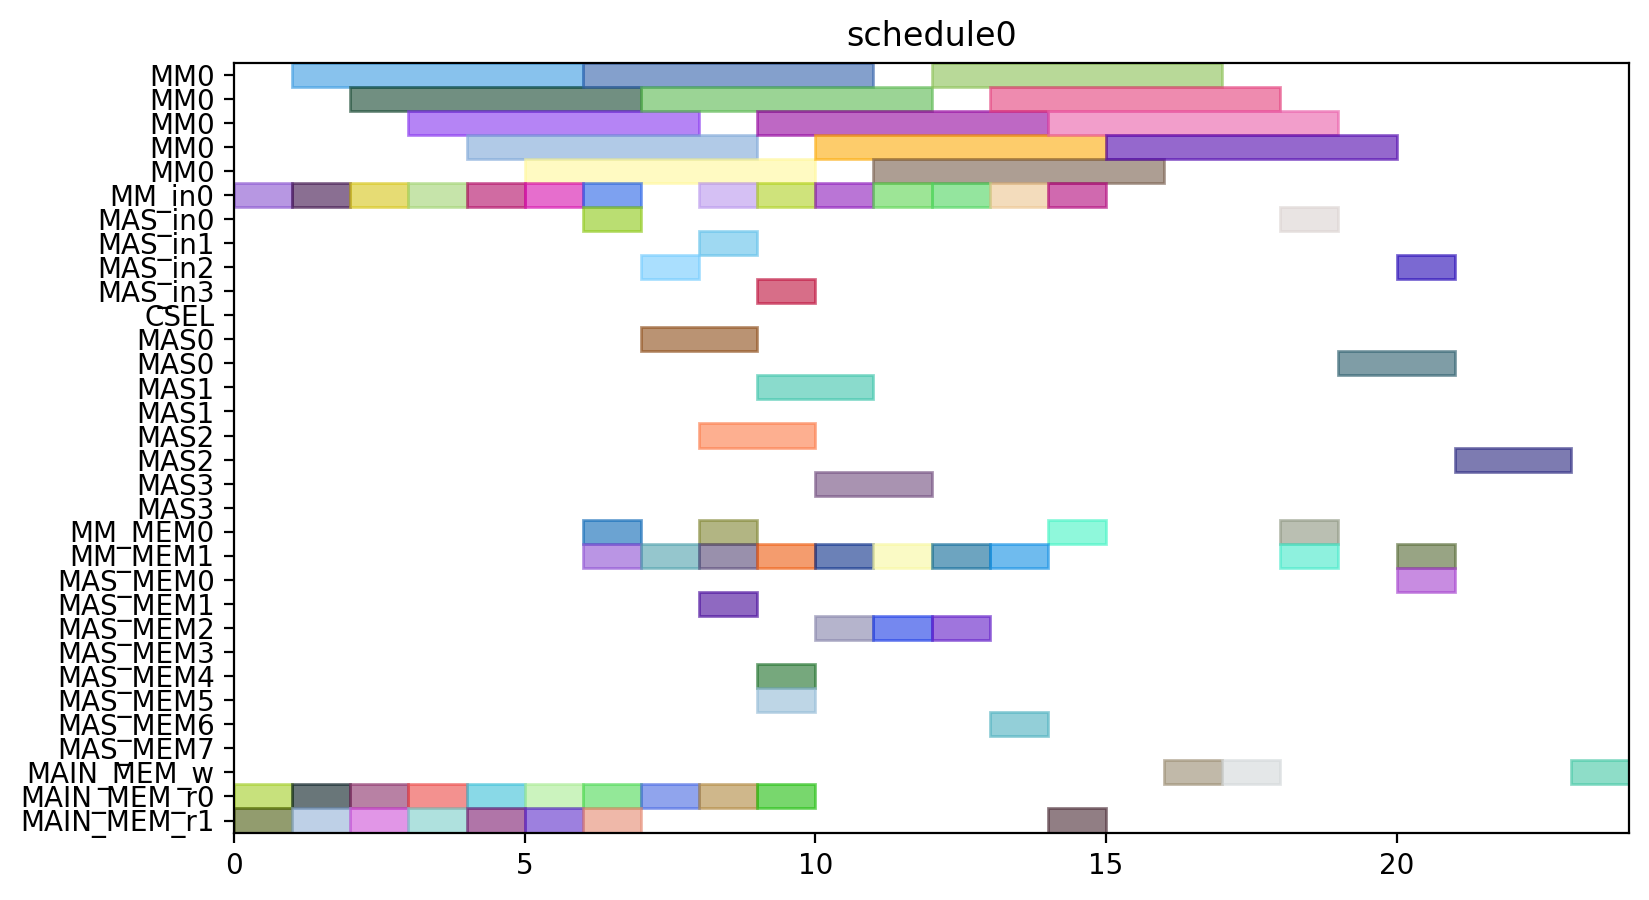

Write the Python code that produced this figure.
from pyschedule import Scenario, solvers, plotters, alt


def solve():
	horizon = 120
	S = Scenario("schedule0", horizon=horizon)

	# resource
	MM = S.Resources('MM', num=1, size=5)
	MM_in = S.Resources('MM_in', num=1)
	MAS_in = S.Resources('MAS_in', num=4)
	CSEL = S.Resource('CSEL')
	MAS = S.Resources('MAS', num=4, size=2, periods=range(1, horizon))
	MM_MEM = S.Resources('MM_MEM', num=2)
	MAS_MEM = S.Resources('MAS_MEM', num=8)
	MAIN_MEM_w = S.Resource('MAIN_MEM_w', size=1)
	MAIN_MEM_r = S.Resources('MAIN_MEM_r', num=2)

	# result of previous scheduling

	# new tasks
	r1 = S.Task('r1', length=5, delay_cost=1)
	r1 += alt(MM)
	r1_in = S.Task('r1_in', length=1, delay_cost=1)
	r1_in += alt(MM_in)
	S += r1_in*MM_in[0]<=r1*MM[0]
	r1_mem0 = S.Task('r1_mem0', length=1, delay_cost=1)
	r1_mem0 += MAIN_MEM_r[0]
	S += r1_mem0 <= r1

	r1_mem1 = S.Task('r1_mem1', length=1, delay_cost=1)
	r1_mem1 += MAIN_MEM_r[1]
	S += r1_mem1 <= r1

	r3 = S.Task('r3', length=5, delay_cost=1)
	r3 += alt(MM)
	r3_in = S.Task('r3_in', length=1, delay_cost=1)
	r3_in += alt(MM_in)
	S += r3_in*MM_in[0]<=r3*MM[0]
	r3_mem0 = S.Task('r3_mem0', length=1, delay_cost=1)
	r3_mem0 += MAIN_MEM_r[0]
	S += r3_mem0 <= r3

	r3_mem1 = S.Task('r3_mem1', length=1, delay_cost=1)
	r3_mem1 += MAIN_MEM_r[1]
	S += r3_mem1 <= r3

	r4 = S.Task('r4', length=5, delay_cost=1)
	r4 += alt(MM)
	r4_in = S.Task('r4_in', length=1, delay_cost=1)
	r4_in += alt(MM_in)
	S += r4_in*MM_in[0]<=r4*MM[0]
	r4_mem0 = S.Task('r4_mem0', length=1, delay_cost=1)
	r4_mem0 += MAIN_MEM_r[0]
	S += r4_mem0 <= r4

	r4_mem1 = S.Task('r4_mem1', length=1, delay_cost=1)
	r4_mem1 += MAIN_MEM_r[1]
	S += r4_mem1 <= r4

	r5 = S.Task('r5', length=5, delay_cost=1)
	r5 += alt(MM)
	r5_in = S.Task('r5_in', length=1, delay_cost=1)
	r5_in += alt(MM_in)
	S += r5_in*MM_in[0]<=r5*MM[0]
	r5_mem0 = S.Task('r5_mem0', length=1, delay_cost=1)
	r5_mem0 += MAIN_MEM_r[0]
	S += r5_mem0 <= r5

	r5_mem1 = S.Task('r5_mem1', length=1, delay_cost=1)
	r5_mem1 += MAIN_MEM_r[1]
	S += r5_mem1 <= r5

	r6 = S.Task('r6', length=5, delay_cost=1)
	r6 += alt(MM)
	r6_in = S.Task('r6_in', length=1, delay_cost=1)
	r6_in += alt(MM_in)
	S += r6_in*MM_in[0]<=r6*MM[0]
	r6_mem0 = S.Task('r6_mem0', length=1, delay_cost=1)
	r6_mem0 += MAIN_MEM_r[0]
	S += r6_mem0 <= r6

	r6_mem1 = S.Task('r6_mem1', length=1, delay_cost=1)
	r6_mem1 += MAIN_MEM_r[1]
	S += r6_mem1 <= r6

	r12 = S.Task('r12', length=5, delay_cost=1)
	r12 += alt(MM)
	r12_in = S.Task('r12_in', length=1, delay_cost=1)
	r12_in += alt(MM_in)
	S += r12_in*MM_in[0]<=r12*MM[0]
	r12_mem0 = S.Task('r12_mem0', length=1, delay_cost=1)
	r12_mem0 += MAIN_MEM_r[0]
	S += r12_mem0 <= r12

	r12_mem1 = S.Task('r12_mem1', length=1, delay_cost=1)
	r12_mem1 += MAIN_MEM_r[1]
	S += r12_mem1 <= r12

	r13 = S.Task('r13', length=5, delay_cost=1)
	r13 += alt(MM)
	r13_in = S.Task('r13_in', length=1, delay_cost=1)
	r13_in += alt(MM_in)
	S += r13_in*MM_in[0]<=r13*MM[0]
	r13_mem0 = S.Task('r13_mem0', length=1, delay_cost=1)
	r13_mem0 += MAIN_MEM_r[0]
	S += r13_mem0 <= r13

	r13_mem1 = S.Task('r13_mem1', length=1, delay_cost=1)
	r13_mem1 += MAIN_MEM_r[1]
	S += r13_mem1 <= r13

	r2 = S.Task('r2', length=2, delay_cost=1)
	r2 += alt(MAS)
	r2_in = S.Task('r2_in', length=1, delay_cost=1)
	r2_in += alt(MAS_in)
	S += r2_in*MAS_in[0]<=r2*MAS[0]

	S += r2_in*MAS_in[1]<=r2*MAS[1]

	S += r2_in*MAS_in[2]<=r2*MAS[2]

	S += r2_in*MAS_in[3]<=r2*MAS[3]

	r2_mem0 = S.Task('r2_mem0', length=1, delay_cost=1)
	r2_mem0 += alt(MM_MEM)
	S += (r1*MM[0])-1 < r2_mem0*MM_MEM[0]
	S += r2_mem0 <= r2

	r2_mem1 = S.Task('r2_mem1', length=1, delay_cost=1)
	r2_mem1 += alt(MM_MEM)
	S += (r1*MM[0])-1 < r2_mem1*MM_MEM[1]
	S += r2_mem1 <= r2

	r7 = S.Task('r7', length=2, delay_cost=1)
	r7 += alt(MAS)
	r7_in = S.Task('r7_in', length=1, delay_cost=1)
	r7_in += alt(MAS_in)
	S += r7_in*MAS_in[0]<=r7*MAS[0]

	S += r7_in*MAS_in[1]<=r7*MAS[1]

	S += r7_in*MAS_in[2]<=r7*MAS[2]

	S += r7_in*MAS_in[3]<=r7*MAS[3]

	r7_mem0 = S.Task('r7_mem0', length=1, delay_cost=1)
	r7_mem0 += alt(MM_MEM)
	S += (r5*MM[0])-1 < r7_mem0*MM_MEM[0]
	S += r7_mem0 <= r7

	r7_mem1 = S.Task('r7_mem1', length=1, delay_cost=1)
	r7_mem1 += alt(MM_MEM)
	S += (r6*MM[0])-1 < r7_mem1*MM_MEM[1]
	S += r7_mem1 <= r7

	r8 = S.Task('r8', length=2, delay_cost=1)
	r8 += alt(MAS)
	r8_in = S.Task('r8_in', length=1, delay_cost=1)
	r8_in += alt(MAS_in)
	S += r8_in*MAS_in[0]<=r8*MAS[0]

	S += r8_in*MAS_in[1]<=r8*MAS[1]

	S += r8_in*MAS_in[2]<=r8*MAS[2]

	S += r8_in*MAS_in[3]<=r8*MAS[3]

	r8_mem0 = S.Task('r8_mem0', length=1, delay_cost=1)
	r8_mem0 += MAIN_MEM_r[0]
	S += r8_mem0 <= r8

	r8_mem1 = S.Task('r8_mem1', length=1, delay_cost=1)
	r8_mem1 += alt(MM_MEM)
	S += (r4*MM[0])-1 < r8_mem1*MM_MEM[1]
	S += r8_mem1 <= r8

	r10 = S.Task('r10', length=2, delay_cost=1)
	r10 += alt(MAS)
	r10_in = S.Task('r10_in', length=1, delay_cost=1)
	r10_in += alt(MAS_in)
	S += r10_in*MAS_in[0]<=r10*MAS[0]

	S += r10_in*MAS_in[1]<=r10*MAS[1]

	S += r10_in*MAS_in[2]<=r10*MAS[2]

	S += r10_in*MAS_in[3]<=r10*MAS[3]

	r10_mem0 = S.Task('r10_mem0', length=1, delay_cost=1)
	r10_mem0 += MAIN_MEM_r[0]
	S += r10_mem0 <= r10

	r10_mem1 = S.Task('r10_mem1', length=1, delay_cost=1)
	r10_mem1 += alt(MM_MEM)
	S += (r4*MM[0])-1 < r10_mem1*MM_MEM[1]
	S += r10_mem1 <= r10

	r9 = S.Task('r9', length=5, delay_cost=1)
	r9 += alt(MM)
	r9_in = S.Task('r9_in', length=1, delay_cost=1)
	r9_in += alt(MM_in)
	S += r9_in*MM_in[0]<=r9*MM[0]
	r9_mem0 = S.Task('r9_mem0', length=1, delay_cost=1)
	r9_mem0 += MAIN_MEM_r[0]
	S += r9_mem0 <= r9

	r9_mem1 = S.Task('r9_mem1', length=1, delay_cost=1)
	r9_mem1 += alt(MAS_MEM)
	S += (r7*MAS[0])-1 < r9_mem1*MAS_MEM[1]
	S += (r7*MAS[1])-1 < r9_mem1*MAS_MEM[3]
	S += (r7*MAS[2])-1 < r9_mem1*MAS_MEM[5]
	S += (r7*MAS[3])-1 < r9_mem1*MAS_MEM[7]
	S += r9_mem1 <= r9

	r11 = S.Task('r11', length=5, delay_cost=1)
	r11 += alt(MM)
	r11_in = S.Task('r11_in', length=1, delay_cost=1)
	r11_in += alt(MM_in)
	S += r11_in*MM_in[0]<=r11*MM[0]
	r11_mem0 = S.Task('r11_mem0', length=1, delay_cost=1)
	r11_mem0 += alt(MAS_MEM)
	S += (r10*MAS[0])-1 < r11_mem0*MAS_MEM[0]
	S += (r10*MAS[1])-1 < r11_mem0*MAS_MEM[2]
	S += (r10*MAS[2])-1 < r11_mem0*MAS_MEM[4]
	S += (r10*MAS[3])-1 < r11_mem0*MAS_MEM[6]
	S += r11_mem0 <= r11

	r11_mem1 = S.Task('r11_mem1', length=1, delay_cost=1)
	r11_mem1 += alt(MAS_MEM)
	S += (r10*MAS[0])-1 < r11_mem1*MAS_MEM[1]
	S += (r10*MAS[1])-1 < r11_mem1*MAS_MEM[3]
	S += (r10*MAS[2])-1 < r11_mem1*MAS_MEM[5]
	S += (r10*MAS[3])-1 < r11_mem1*MAS_MEM[7]
	S += r11_mem1 <= r11

	PX_new = S.Task('PX_new', length=5, delay_cost=1)
	PX_new += alt(MM)
	PX_new_in = S.Task('PX_new_in', length=1, delay_cost=1)
	PX_new_in += alt(MM_in)
	S += PX_new_in*MM_in[0]<=PX_new*MM[0]
	S += 0<PX_new

	PX_new_w = S.Task('PX_new_w', length=1, delay_cost=1)
	PX_new_w += alt(MAIN_MEM_w)
	S += PX_new <= PX_new_w

	PX_new_mem0 = S.Task('PX_new_mem0', length=1, delay_cost=1)
	PX_new_mem0 += alt(MAS_MEM)
	S += (r2*MAS[0])-1 < PX_new_mem0*MAS_MEM[0]
	S += (r2*MAS[1])-1 < PX_new_mem0*MAS_MEM[2]
	S += (r2*MAS[2])-1 < PX_new_mem0*MAS_MEM[4]
	S += (r2*MAS[3])-1 < PX_new_mem0*MAS_MEM[6]
	S += PX_new_mem0 <= PX_new

	PX_new_mem1 = S.Task('PX_new_mem1', length=1, delay_cost=1)
	PX_new_mem1 += alt(MM_MEM)
	S += (r12*MM[0])-1 < PX_new_mem1*MM_MEM[1]
	S += PX_new_mem1 <= PX_new

	r14 = S.Task('r14', length=5, delay_cost=1)
	r14 += alt(MM)
	r14_in = S.Task('r14_in', length=1, delay_cost=1)
	r14_in += alt(MM_in)
	S += r14_in*MM_in[0]<=r14*MM[0]
	r14_mem0 = S.Task('r14_mem0', length=1, delay_cost=1)
	r14_mem0 += alt(MAS_MEM)
	S += (r2*MAS[0])-1 < r14_mem0*MAS_MEM[0]
	S += (r2*MAS[1])-1 < r14_mem0*MAS_MEM[2]
	S += (r2*MAS[2])-1 < r14_mem0*MAS_MEM[4]
	S += (r2*MAS[3])-1 < r14_mem0*MAS_MEM[6]
	S += r14_mem0 <= r14

	r14_mem1 = S.Task('r14_mem1', length=1, delay_cost=1)
	r14_mem1 += alt(MM_MEM)
	S += (r3*MM[0])-1 < r14_mem1*MM_MEM[1]
	S += r14_mem1 <= r14

	Z1_new = S.Task('Z1_new', length=5, delay_cost=1)
	Z1_new += alt(MM)
	Z1_new_in = S.Task('Z1_new_in', length=1, delay_cost=1)
	Z1_new_in += alt(MM_in)
	S += Z1_new_in*MM_in[0]<=Z1_new*MM[0]
	S += 0<Z1_new

	Z1_new_w = S.Task('Z1_new_w', length=1, delay_cost=1)
	Z1_new_w += alt(MAIN_MEM_w)
	S += Z1_new <= Z1_new_w

	Z1_new_mem0 = S.Task('Z1_new_mem0', length=1, delay_cost=1)
	Z1_new_mem0 += alt(MAS_MEM)
	S += (r2*MAS[0])-1 < Z1_new_mem0*MAS_MEM[0]
	S += (r2*MAS[1])-1 < Z1_new_mem0*MAS_MEM[2]
	S += (r2*MAS[2])-1 < Z1_new_mem0*MAS_MEM[4]
	S += (r2*MAS[3])-1 < Z1_new_mem0*MAS_MEM[6]
	S += Z1_new_mem0 <= Z1_new

	Z1_new_mem1 = S.Task('Z1_new_mem1', length=1, delay_cost=1)
	Z1_new_mem1 += alt(MM_MEM)
	S += (r13*MM[0])-1 < Z1_new_mem1*MM_MEM[1]
	S += Z1_new_mem1 <= Z1_new

	r15 = S.Task('r15', length=5, delay_cost=1)
	r15 += alt(MM)
	r15_in = S.Task('r15_in', length=1, delay_cost=1)
	r15_in += alt(MM_in)
	S += r15_in*MM_in[0]<=r15*MM[0]
	r15_mem0 = S.Task('r15_mem0', length=1, delay_cost=1)
	r15_mem0 += alt(MAS_MEM)
	S += (r8*MAS[0])-1 < r15_mem0*MAS_MEM[0]
	S += (r8*MAS[1])-1 < r15_mem0*MAS_MEM[2]
	S += (r8*MAS[2])-1 < r15_mem0*MAS_MEM[4]
	S += (r8*MAS[3])-1 < r15_mem0*MAS_MEM[6]
	S += r15_mem0 <= r15

	r15_mem1 = S.Task('r15_mem1', length=1, delay_cost=1)
	r15_mem1 += alt(MM_MEM)
	S += (r9*MM[0])-1 < r15_mem1*MM_MEM[1]
	S += r15_mem1 <= r15

	r16 = S.Task('r16', length=5, delay_cost=1)
	r16 += alt(MM)
	r16_in = S.Task('r16_in', length=1, delay_cost=1)
	r16_in += alt(MM_in)
	S += r16_in*MM_in[0]<=r16*MM[0]
	r16_mem0 = S.Task('r16_mem0', length=1, delay_cost=1)
	r16_mem0 += alt(MM_MEM)
	S += (r11*MM[0])-1 < r16_mem0*MM_MEM[0]
	S += r16_mem0 <= r16

	r16_mem1 = S.Task('r16_mem1', length=1, delay_cost=1)
	r16_mem1 += MAIN_MEM_r[1]
	S += r16_mem1 <= r16

	r17 = S.Task('r17', length=2, delay_cost=1)
	r17 += alt(MAS)
	r17_in = S.Task('r17_in', length=1, delay_cost=1)
	r17_in += alt(MAS_in)
	S += r17_in*MAS_in[0]<=r17*MAS[0]

	S += r17_in*MAS_in[1]<=r17*MAS[1]

	S += r17_in*MAS_in[2]<=r17*MAS[2]

	S += r17_in*MAS_in[3]<=r17*MAS[3]

	r17_mem0 = S.Task('r17_mem0', length=1, delay_cost=1)
	r17_mem0 += alt(MM_MEM)
	S += (r14*MM[0])-1 < r17_mem0*MM_MEM[0]
	S += r17_mem0 <= r17

	r17_mem1 = S.Task('r17_mem1', length=1, delay_cost=1)
	r17_mem1 += alt(MM_MEM)
	S += (r15*MM[0])-1 < r17_mem1*MM_MEM[1]
	S += r17_mem1 <= r17

	PY_new = S.Task('PY_new', length=2, delay_cost=1)
	PY_new += alt(MAS)
	PY_new_in = S.Task('PY_new_in', length=1, delay_cost=1)
	PY_new_in += alt(MAS_in)
	S += PY_new_in*MAS_in[0]<=PY_new*MAS[0]

	S += PY_new_in*MAS_in[1]<=PY_new*MAS[1]

	S += PY_new_in*MAS_in[2]<=PY_new*MAS[2]

	S += PY_new_in*MAS_in[3]<=PY_new*MAS[3]

	S += 0<PY_new

	PY_new_w = S.Task('PY_new_w', length=1, delay_cost=1)
	PY_new_w += alt(MAIN_MEM_w)
	S += PY_new <= PY_new_w

	PY_new_mem0 = S.Task('PY_new_mem0', length=1, delay_cost=1)
	PY_new_mem0 += alt(MAS_MEM)
	S += (r17*MAS[0])-1 < PY_new_mem0*MAS_MEM[0]
	S += (r17*MAS[1])-1 < PY_new_mem0*MAS_MEM[2]
	S += (r17*MAS[2])-1 < PY_new_mem0*MAS_MEM[4]
	S += (r17*MAS[3])-1 < PY_new_mem0*MAS_MEM[6]
	S += PY_new_mem0 <= PY_new

	PY_new_mem1 = S.Task('PY_new_mem1', length=1, delay_cost=1)
	PY_new_mem1 += alt(MM_MEM)
	S += (r16*MM[0])-1 < PY_new_mem1*MM_MEM[1]
	S += PY_new_mem1 <= PY_new

	solvers.mip.solve(S,msg=1,kind='CPLEX',ratio_gap=1.01)

	solution = [['hoge']*len(S.solution()[1]) for i in range(len(S.solution()))]
	for i in range(len(S.solution())):
		for j in range(len(S.solution()[i])):
			solution[i][j]=str(S.solution()[i][j])
	print(solution)

	cycles = int(solution[-1][3])

	pic_file_name = "/home/mfukuda/ABE/multiRAM_multiMAS_16mux/scheduling_result/stage5MM1_stage2MAS4/EP_YRECOVER/schedule0.png"
	if(S.solution() != []):
		plotters.matplotlib.plot(S,img_filename=pic_file_name, show_task_labels=False, fig_size=(cycles*0.25+3, 5))

	return solution
